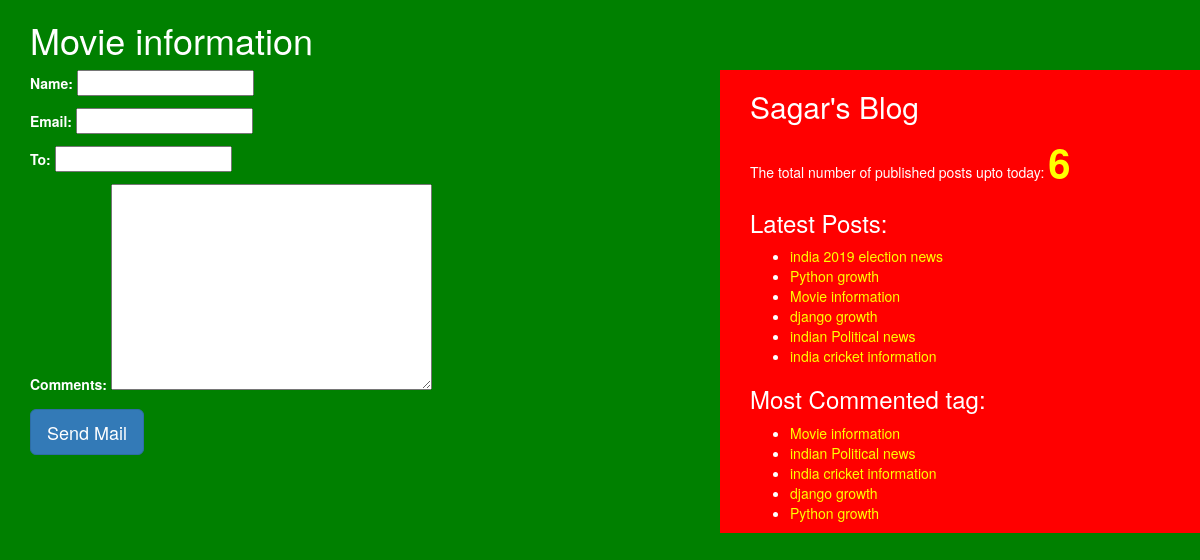
Screenshot of /share/2/ with the database file from the repository.
### blog/models.py (models this page shows, shortened)
class Post(models.Model):
    STATUS_CHOICES=(('draft',"Draft"),("published","Published"))
    title=models.CharField(max_length=256)
    slug=models.SlugField(max_length=264,unique_for_date="publish")
    author=models.ForeignKey(User,related_name="blog_posts",on_delete=models.CASCADE)
    body=models.TextField()
    publish=models.DateTimeField(default=timezone.now)
    created=models.DateTimeField(auto_now_add=True)
    updated=models.DateTimeField(auto_now=True)
    status=models.CharField(max_length=10,choices=STATUS_CHOICES,default="draft")
    objects=CustomManager()
    tags=TaggableManager()
    class Meta:
        ordering=("-publish",)
    def get_absolute_url(self):
        return reverse("post_detail",args=[self.publish.year,self.publish.strftime('%m'),self.publish.strftime('%d'),self.slug])

### blog/views.py (the view, shortened to what this page needs)
# urls.py: path('share/<int:id>/',views.mail_send_view)
def mail_send_view(request,id):
    post=get_object_or_404(Post,id=id,status="published")
    form=EmailSendForm()
    sent=False
    return render(request,"blog/sharebymail.html",{"form":form,"post":post,"sent":sent})

### blog/forms.py
class EmailSendForm(forms.Form):
    name=forms.CharField(max_length=30)
    email=forms.EmailField()
    to=forms.EmailField()
    comments=forms.CharField(required=False,widget=forms.Textarea)

### blog/models.py (called while the page is built)
    def get_queryset(self):
        return super().get_queryset().filter(status="published")

### blog/templatetags/blog_tags.py (called while the page is built)
@register.simple_tag(name="my_tag")
def total_posts():
    return Post.objects.count()

@register.inclusion_tag('blog/latest_post.html')
def show_latest_post(count=3):
    latest_post=Post.objects.order_by('-publish')[:count]
    return {'latest_post':latest_post}

@register.simple_tag
def get_most_commented_tag(count=5):
    return Post.objects.annotate(total_comment=Count('comments')).order_by('-total_comment')[:count]

### templates/blog/sharebymail.html (shortened to what this page needs)
{%extends "blog/base.html" %}
{%block title_block%}{{post.title}}{%endblock%}
    {%block content_body%}
    {%if sent%}
      <h1>Email Successfully Sent !!!</h1>
      <h2>Post with title : {{post.title}} information sent by Email</h2>
    {%else%}
      <form  method="post">
        {{form.as_p}}
        <input type="submit" class="btn btn-lg btn-primary" value="Send Mail">
      </form>
    {%endif%}
    {%endblock%}

### templates/blog/base.html (shortened to what this page needs)
<!DOCTYPE html>
{%load blog_tags%}
{%load staticfiles%}
<html lang="en" dir="ltr">
  <head>
    <link rel="stylesheet" href="https://stackpath.bootstrapcdn.com/bootstrap/3.4.1/css/bootstrap.min.css"
>
    <link rel="stylesheet" href="{%static "css/blog.css" %}">
  </head>
  <body>
    <h1>{%block title_block%} {%endblock%}</h1>
    <div class="container">
      {%block content_body%}
      {%endblock%}
    </div>
    <div class="sidebar">
      <h2>Sagar's Blog</h2>
      <p >The total  number of published posts upto today: <span id="pcount">{%my_tag%}</span></p>
      <h3>Latest Posts:</h3>{%show_latest_post 100%}
      <h3>Most Commented tag:</h3>
      {%get_most_commented_tag as most_commented%}
      <ul>
        {%for post in most_commented %}
        <li><a href="{{post.get_absolute_url}}">{{post.title}}</a></li>
        {%endfor%}
      </ul>
    </div>
  </body>
</html>

### templates/blog/latest_post.html
<ul>
  {%for post in latest_post%}
  <li><a href="{{post.get_absolute_url}}">{{post.title}}</a></li>
  {%endfor%}
</ul>

### static/css/blog.css (style rules this page uses)
.container { width: 60%; height: 100%; float: left; padding-left: 30px; background-color: green; color: white; }
.sidebar { width: 40%; height: 100%; float: right; margin-top: 0px; background-color: red; color: white; padding-left: 30px; }
h1 { width: 60%; float: left; padding-left: 30px; background-color: green; color: white; }
body { background-color: green; }
a { color: yellow; }
input { color: black; }
textarea { color: black; }
#pcount { font-size: 40px; color: yellow; font-weight: bold;; }

### rows the page displays
Post: title "Movie information"
Post: title "india 2019 election news"
Post: title "Python growth"
Post: title "django growth"
Post: title "indian Political news"
Post: title "india cricket information"
